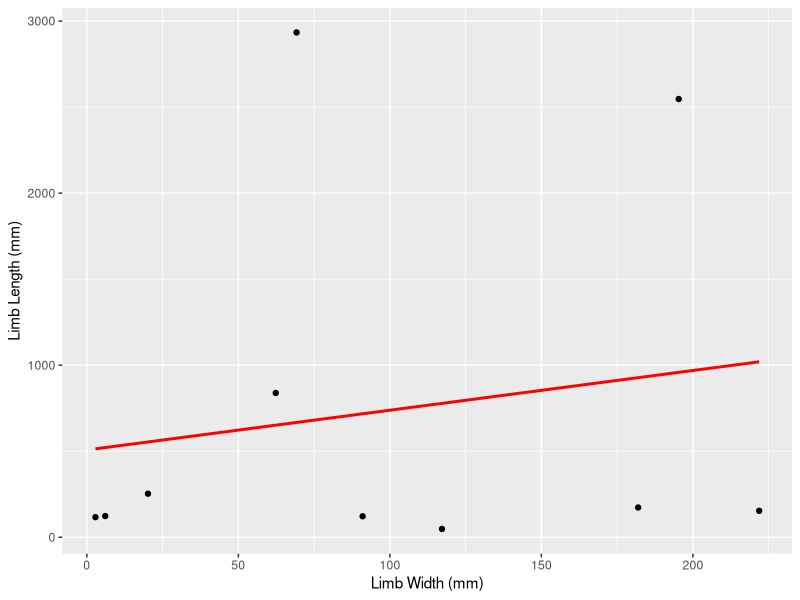
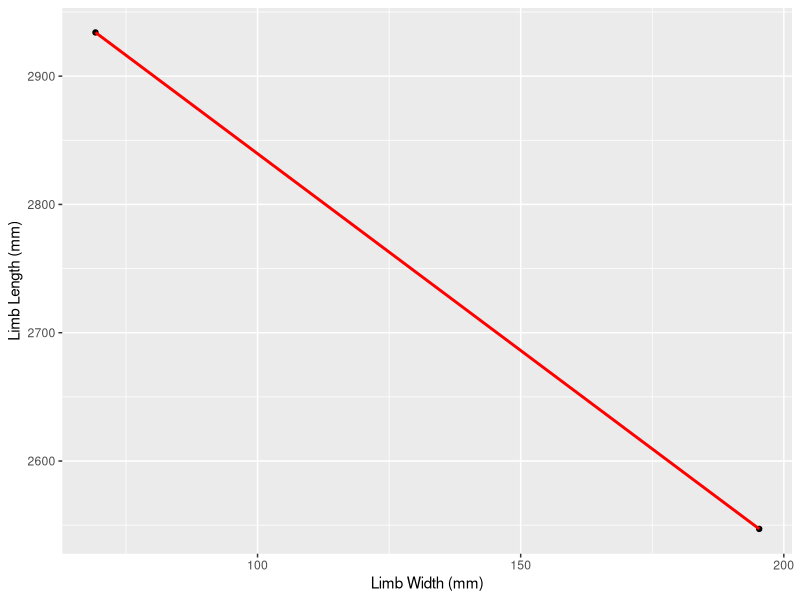

Recreate these plots in R, in order.
## ---- chunk 1
library("dplyr")
library("ggplot2")
## ---- chunk 2
MData=read.csv("Data//measurements.csv")
names(MData)
MData=rename(MData,SPC = Species, LBW = Limb.Width, UNW = UnitsW, LBL = Limb.Length, UNL = UnitsL)
names(MData)
## ---- chunk 3

for(i in 1:length(MData$SPC)){
  if (MData$UNW[i] == "cm"){
    MData$LBW[i] = MData$LBW[i]*10
    MData$UNW[i] = "mm"
  }
  
  if (MData$UNL[i]== "cm"){
    MData$LBL[i] = MData$LBL[i]*10
    MData$UNL[i] = "mm"
  }
}

head(MData)
## ---- chunk 4
MData=mutate(MData,LBV = pi * (LBW/2)^2 * LBL)
head(MData)
## ---- chunk 5
Graph<- ggplot(MData, aes(LBW,LBL)) +
  xlab("Limb Width (mm)")+
  ylab("Limb Length (mm)")+
  geom_point() +
  geom_smooth(method = 'lm',colour="red",se=FALSE)
print(Graph)

## ---- chunk 6
avgV= mean(MData$LBV)

aboveAvgV = 1:10

for (i in length(MData$LBV):1){
  if (MData$LBV[i] < avgV){
    aboveAvgV[i] <- 0
  }else{
    aboveAvgV[i] <- i
  }
}

Graph<- ggplot(MData[aboveAvgV,], aes(LBW,LBL)) +
  xlab("Limb Width (mm)")+
  ylab("Limb Length (mm)")+
  geom_point() +
  geom_smooth(method = 'lm',colour="red",se=FALSE)
print(Graph)

## ---- chunk 7
belowAvgData = MData[-aboveAvgV,]
select(MData,SPC,LBV)
